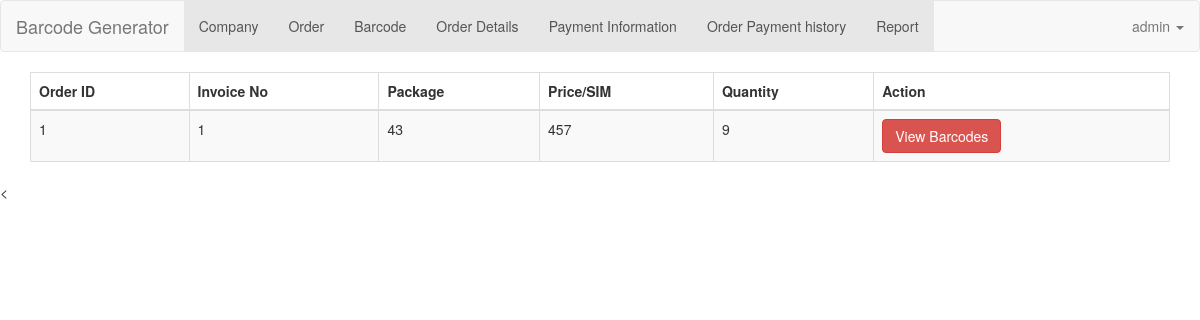
Screenshot of /orders.php?company-id=1 (signed in) with the database file from the repository.
### tables this page shows
CREATE TABLE `orders` (
  `order_id` int(11) NOT NULL,
  `company_id` int(255) NOT NULL,
  `invoice_no` varchar(255) NOT NULL,
  `package` int(2) NOT NULL,
  `range_min` int(255) NOT NULL,
  `range_max` int(255) NOT NULL,
  `single_price` varchar(255) NOT NULL,
  `quantity` int(255) NOT NULL,
  `order_date` varchar(255) NOT NULL,
  `delivery_date` varchar(255) NOT NULL
);

### php/config.php (called while the page is built, shortened)
<?php
class Connection extends PDO
{
	public static $instance=null;
	public static function getInstance()
	{
		if (!self::$instance) {
				self::$instance  = new Connection();
		}
		return self::$instance;
	}
}
?>

### php/dboperation.php (called while the page is built, shortened)
<?php
include("config.php");
class Db
{
	  private $con = null;
	 function __construct()
	{
		$this->con = Connection::getInstance();
	}
	public function joinQuery($sql){
		$qry = $this->con->prepare($sql);
		$qry->execute();
		return $qry;
	}
}
?>

### orders.php (the view)
    <?php include 'header.php';	?>
	<div class="container">
		<div class="row">
			<div class="col-md-12">
				<table class="table table-bordered table-striped">
					<thead>
						<tr>
							<th>Order ID</th>
							<th>Invoice No</th>
							<th>Package</th>
							<th>Price/SIM</th>
							<th>Quantity</th>
							<th>Action</th>
						</tr>
					</thead>
					<tbody>
						<?php
							$qry =  $db->joinQuery("SELECT * FROM orders WHERE company_id=". $_GET['company-id']);
							while ($row = $qry->fetch(PDO :: FETCH_ASSOC)) { ?>
								<tr>
									<td><?php echo $row['order_id'];?></td>
									<td><?php echo $row['invoice_no'];?></td>
									<td><?php echo str_pad($row['package'], 2, '0', STR_PAD_LEFT);?></td>
									<td><?php echo $row['single_price'];?></td>
									<td><?php echo $row['quantity'];?></td>
									<td>
										<button class="btn btn-danger" onclick="javascript:window.location='barcode-show.php?order-id=<?=$row['order_id']?>';">View Barcodes</button>
									</td>
								</tr>
							<?php }
						?>
					</tbody>
				</table>
			</div>
		</div>
	</div>
<?php include 'footer.php';	?>

### rows the page displays
orders: order_id "1", invoice_no "1", package "43", single_price "457", quantity "9"

### other values shown
$_SESSION['username'] "admin"
